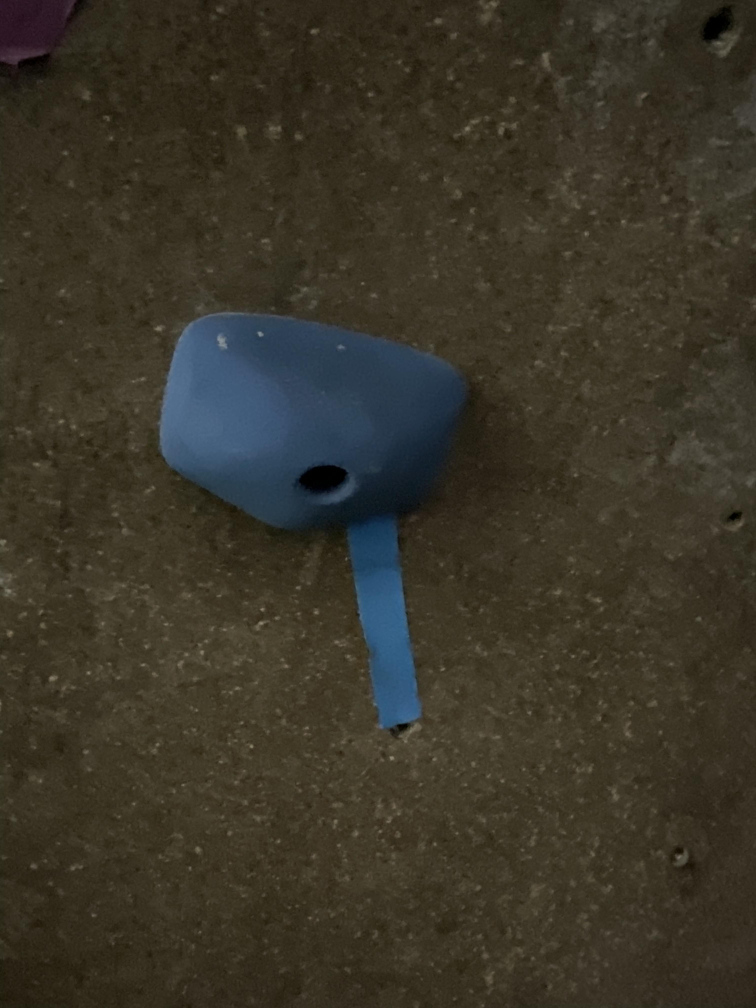
#> input picture Test Holds/IMG_0179.jpg, 3024 x 4032 px (shown at 1/4 size); its folder holds only this picture in this run
$ python contours.py
#> lines starting #> are read from the running program, lines starting #| are printed output that depends on the picture; after the words box and inside, x2 and y2 are one past the last pixel; in counts of white or black regions, pixels touching at a corner belong together
import cv2
import numpy as np
import matplotlib.pyplot as plt
import glob

# Function to detect holds and draw bounding boxes based on color
def detect_holds_by_color(image, color_ranges, min_contour_area=20000):
    output_image = image.copy()

    # Extract only the Hue channel
    hue_channel = image[:, :, 0]

    # Structuring element for morphology
    kernel = np.ones((5, 5), np.uint8)

    for color_name, ranges in color_ranges.items():
        if color_name in ['black', 'white']:
            # Use all channels since we can differientate with just Hue
            mask = cv2.inRange(image, np.array(ranges[0]), np.array(ranges[1]))
            lower = ranges[0]
        elif color_name == 'red':
            # Handle red's wrap-around
            lower1, upper1, lower2, upper2 = ranges
            mask1 = cv2.inRange(hue_channel, lower1[0], upper1[0])
            mask2 = cv2.inRange(hue_channel, lower2[0], upper2[0])
            mask = cv2.bitwise_or(mask1, mask2)
            lower = lower1
        else:
            # For other colors, use only Hue
            lower, upper = ranges
            mask = cv2.inRange(hue_channel, lower[0], upper[0])

        # DEBUG: Display each mask before morphology to ensure thresholding is correct
        plt.imshow(mask, cmap='gray')
        plt.title(f'Mask for {color_name}')
        plt.axis('off')
        plt.show()

        # Apply morphological operations to clean up the mask
        mask = cv2.morphologyEx(mask, cv2.MORPH_OPEN, kernel)  # Removes noise
        mask = cv2.morphologyEx(mask, cv2.MORPH_CLOSE, kernel) # Closes gaps

        # Find contours in the cleaned-up mask
        contours, _ = cv2.findContours(mask, cv2.RETR_EXTERNAL, cv2.CHAIN_APPROX_SIMPLE)

        # Loop through contours and draw bounding boxes
        for contour in contours:
            if cv2.contourArea(contour) > min_contour_area:  # Filter out small areas
                x, y, w, h = cv2.boundingRect(contour)

                # Convert HSV to RGB for bounding box color
                color_rgb = cv2.cvtColor(np.uint8([[lower]]), cv2.COLOR_HSV2RGB)[0][0]
                color_rgb = tuple(int(c) for c in color_rgb)  # Convert to tuple for OpenCV

                # Draw the bounding box with thicker lines
                cv2.rectangle(output_image, (x, y), (x + w, y + h), color_rgb, 15)

    return output_image

def main():
    # Define color ranges for HSV (Adjust these values as needed)
    color_ranges = {
        "red": ([0, 0, 0], [10, 255, 255], [160, 0, 0], [180, 255, 255]),   # Red has a wrap-around
        "orange": ([10, 0, 0], [25, 255, 255]),
        "yellow": ([20, 0, 0], [30, 255, 255]),
        "green": ([35, 0, 0], [85, 255, 255]),
        "cyan": ([85, 0, 0], [100, 255, 255]),
        "blue": ([100, 0, 0], [130, 255, 255]),
        "purple": ([130, 0, 0], [160, 255, 255]),
        "pink": ([160, 0, 0], [180, 255, 255]),
        "black": ([0, 0, 0], [180, 255, 50]),
        "white": ([0, 0, 200], [180, 20, 255])
    }

    # Get image file paths
    images = glob.glob('Rock-Climbing-Capstone-Project/Test Holds/*.jpg')

    for image_path in images:
        # Load image
        bgr_image = cv2.imread(image_path)
#> bgr_image is the input picture: shape (4032, 3024, 3); mean B, G, R 40.4, 52.9, 57.6

        # Convert image to HSV
        image_hsv = cv2.cvtColor(bgr_image, cv2.COLOR_BGR2HSV)
#> image_hsv: shape (4032, 3024, 3); mean H, S, V 28.7, 101.7, 61

        # Detect holds by color and get the output image with bounding boxes
        output = detect_holds_by_color(image_hsv, color_ranges)
#> in detect_holds_by_color, `hue_channel = image[:, :, 0]`:
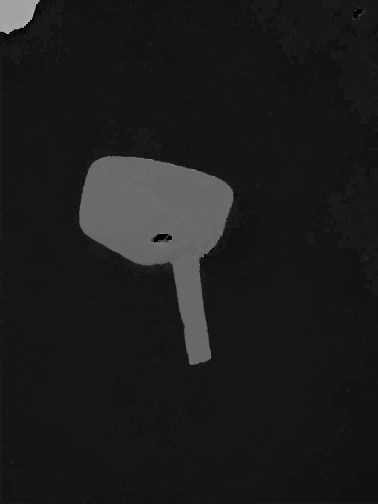
#> hue_channel: shape (4032, 3024) (shown at 1/8 size); min 0, max 178, mean 28.7
#> the loop in detect_holds_by_color, `for color_name, ranges in color_ranges.items():` made 10 passes
#> pass 1, in detect_holds_by_color, `mask1 = cv2.inRange(hue_channel, lower1[0], upper1[0])`:
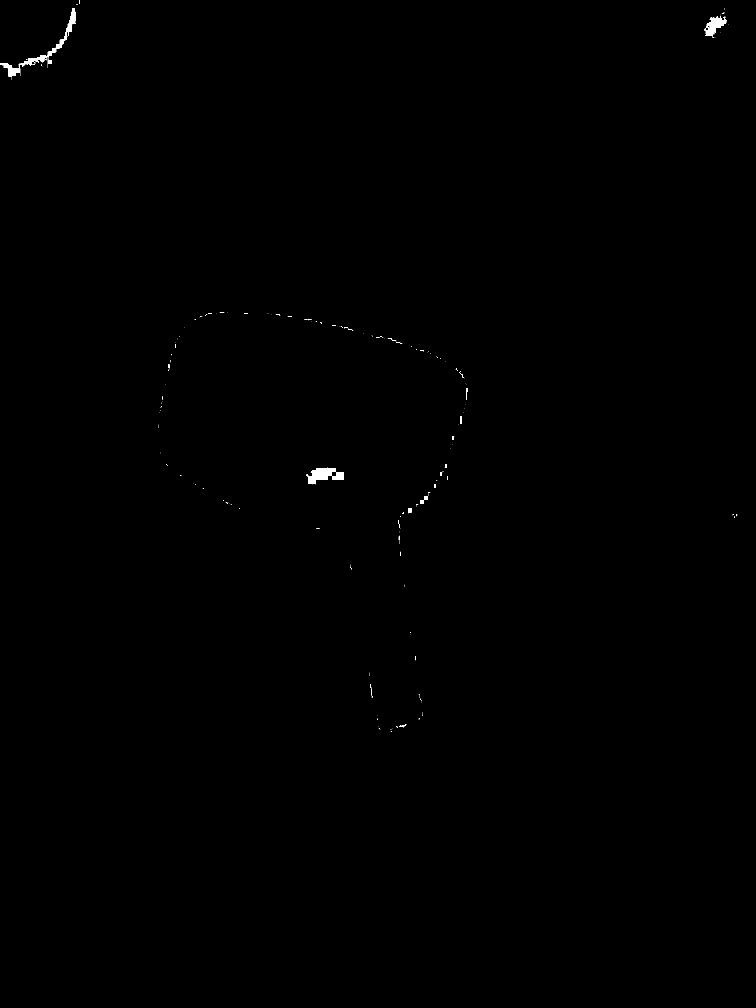
#> mask1: shape (4032, 3024) (shown at 1/4 size); 0.16% white; 306 white regions (269 under 20 px), largest, box (x1, y1, x2, y2) and area: (0, 33, 304, 305) 6671, (1228, 1870, 1376, 1937) 5687, (2819, 63, 2906, 146) 3322
#> pass 1, in detect_holds_by_color, `mask2 = cv2.inRange(hue_channel, lower2[0], upper2[0])`:
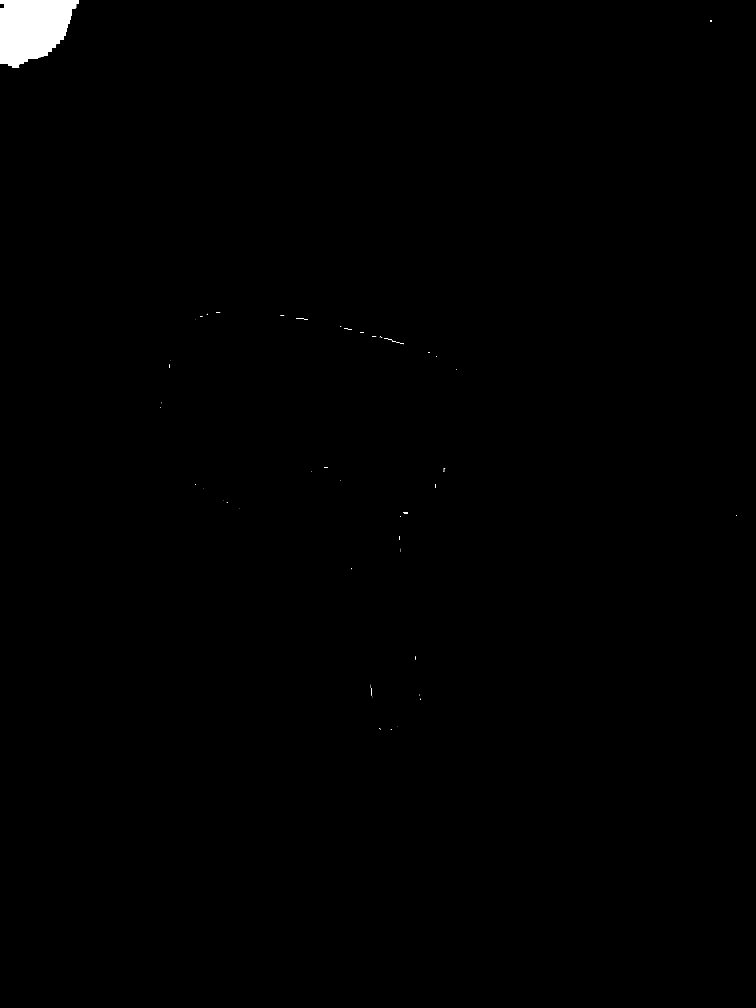
#> mask2: shape (4032, 3024) (shown at 1/4 size); 0.52% white; 66 white regions (51 under 20 px), largest, box (x1, y1, x2, y2) and area: (0, 0, 316, 272) 62758, (1537, 1352, 1584, 1366) 122, (1184, 1272, 1232, 1280) 110
#> pass 1, in detect_holds_by_color, `mask = cv2.bitwise_or(mask1, mask2)`:
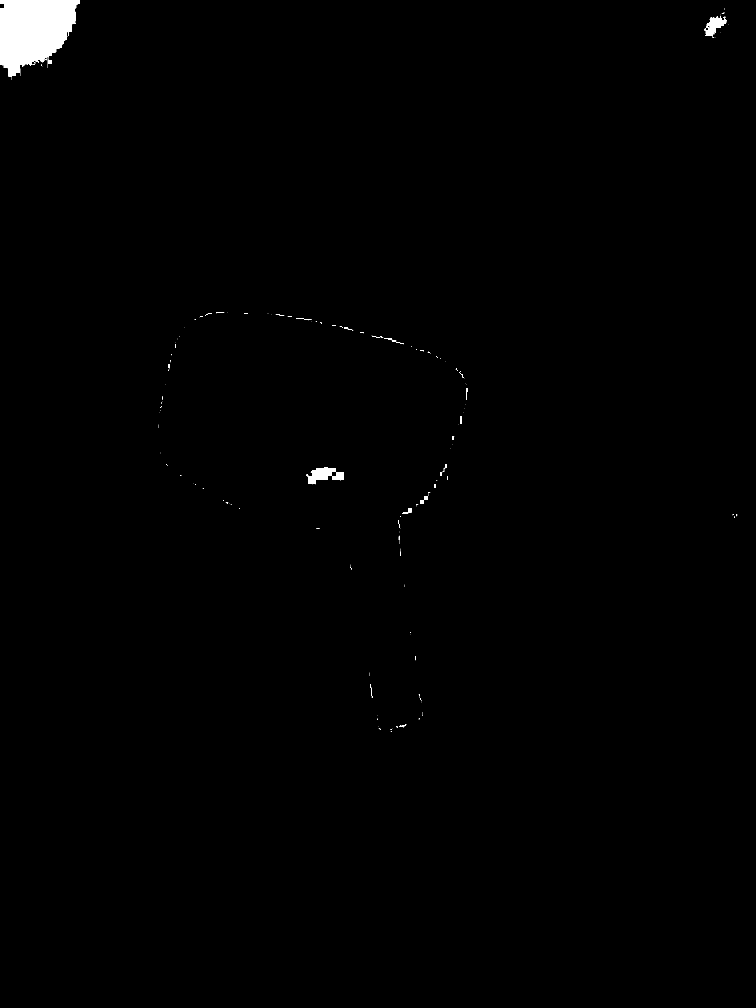
#> mask: shape (4032, 3024) (shown at 1/4 size); 0.68% white; 257 white regions (212 under 20 px), largest, box (x1, y1, x2, y2) and area: (0, 0, 320, 305) 69498, (1228, 1870, 1376, 1937) 5720, (2819, 63, 2906, 146) 3346
#> pass 1, in detect_holds_by_color, `mask = cv2.morphologyEx(mask, cv2.MORPH_OPEN, kernel)`:
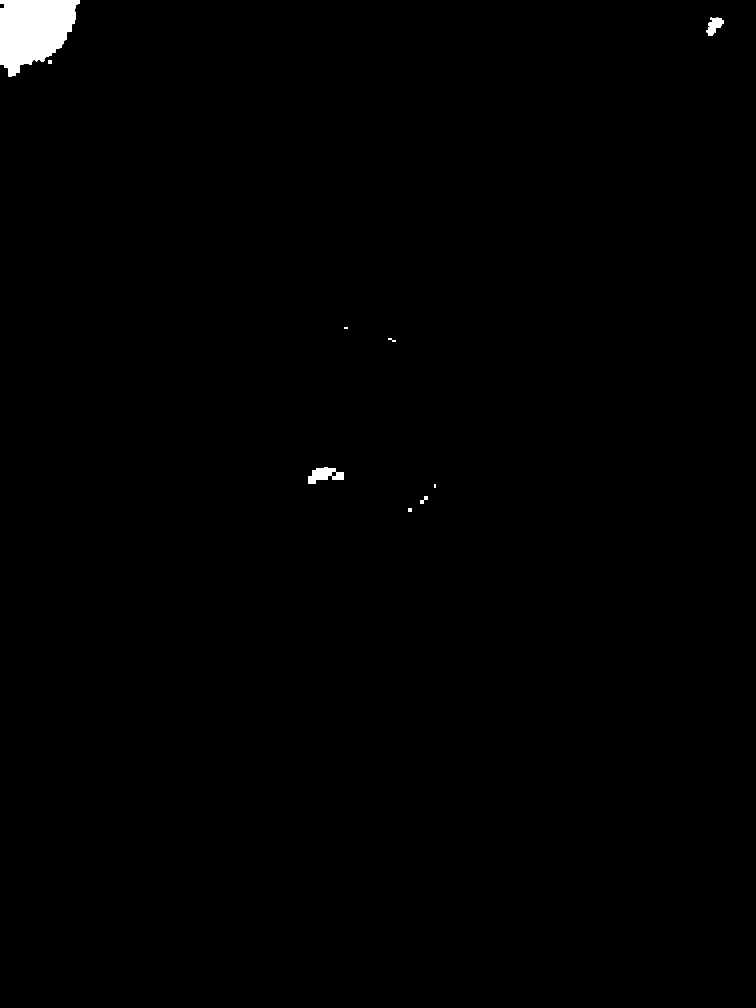
#> mask: shape (4032, 3024) (shown at 1/4 size); 0.65% white; 11 white regions, largest, box (x1, y1, x2, y2) and area: (0, 0, 319, 305) 69263, (1232, 1870, 1376, 1936) 5681, (2824, 71, 2896, 144) 2976
#> pass 2, in detect_holds_by_color, `plt.show()`:
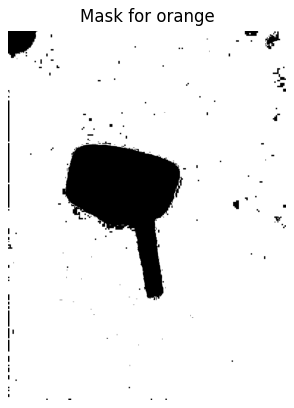
#> figure drawn by matplotlib, 1 panel

        # Display the original image and final image with bounding boxes
        plt.figure(figsize=(10, 5))

        # Original image
        plt.subplot(1, 2, 1)
        plt.imshow(cv2.cvtColor(bgr_image, cv2.COLOR_BGR2RGB))
        plt.title('Original Image')
        plt.axis('off')

        # Final image with bounding box
        plt.subplot(1, 2, 2)
        plt.imshow(cv2.cvtColor(output, cv2.COLOR_HSV2RGB))
        plt.title('Bounding Boxes on Detected Holds')
        plt.axis('off')

        plt.show()
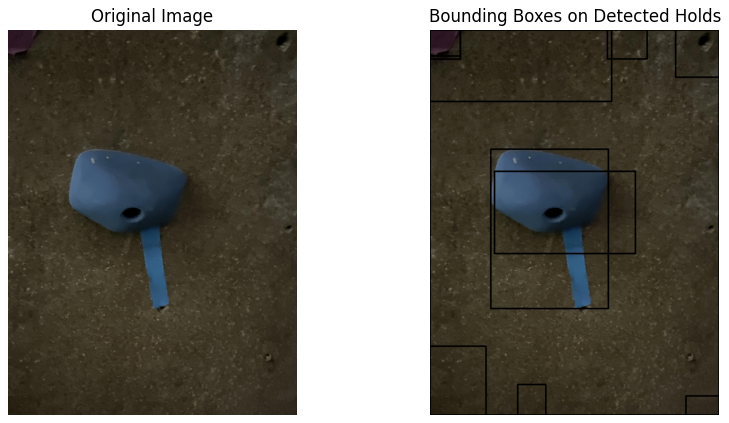
#> figure drawn by matplotlib, 2 panels

if __name__ == "__main__":
    main()

$ run again, on Test Holds/IMG_0196.jpg
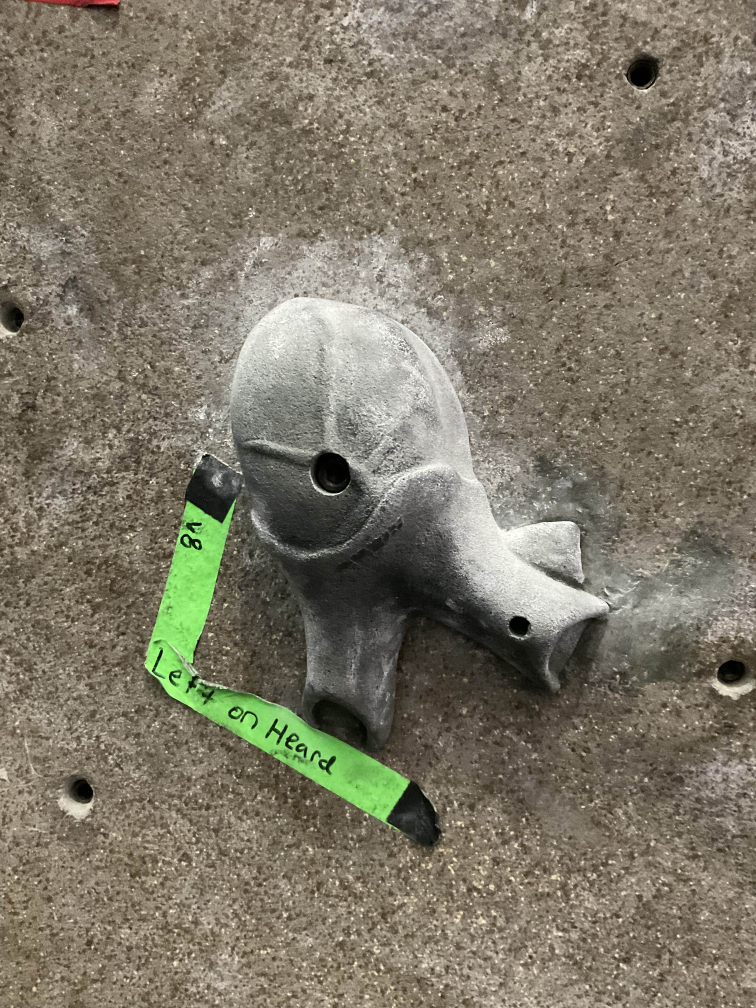
#> input picture Test Holds/IMG_0196.jpg, 3024 x 4032 px (shown at 1/4 size)
#> in main, bgr_image is the input picture: shape (4032, 3024, 3); mean B, G, R 104.1, 120.6, 126.8
#> image_hsv: shape (4032, 3024, 3); mean H, S, V 21.8, 51.4, 128.9
#> the loop in detect_holds_by_color, `for color_name, ranges in color_ranges.items():` made 10 passes
#> contours on pass 7: [[[2913, 2646], [2913, 2650], [2926, 2650], [2926, 2646]]]
#> pass 1, in detect_holds_by_color, `mask1 = cv2.inRange(hue_channel, lower1[0], upper1[0])`:
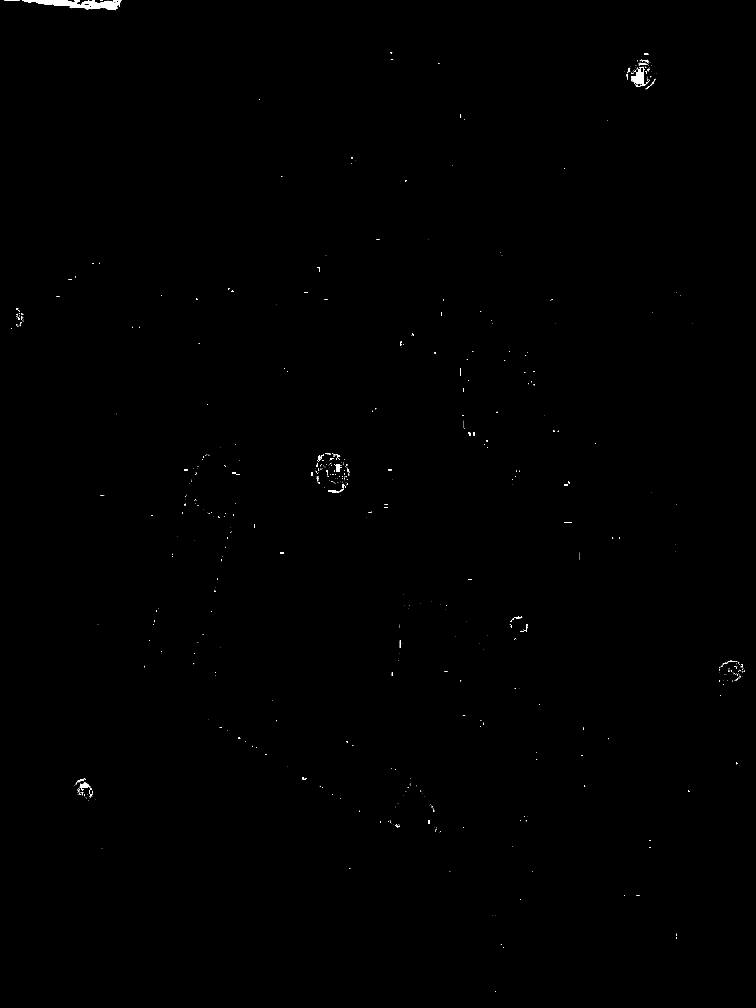
#> mask1: shape (4032, 3024) (shown at 1/4 size); 0.15% white; 759 white regions (664 under 20 px), largest, box (x1, y1, x2, y2) and area: (88, 0, 485, 40) 7073, (2525, 267, 2583, 345) 2128, (321, 3130, 354, 3164) 561
#> in main, `plt.show()`:
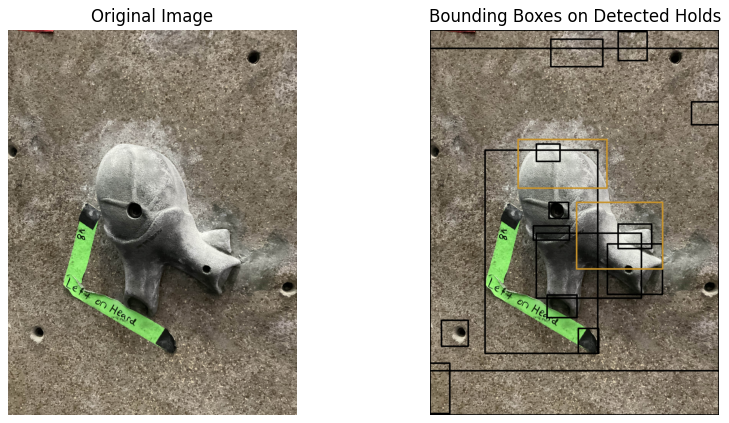
#> figure drawn by matplotlib, 2 panels

$ run again, on Test Holds/IMG_0201.jpg
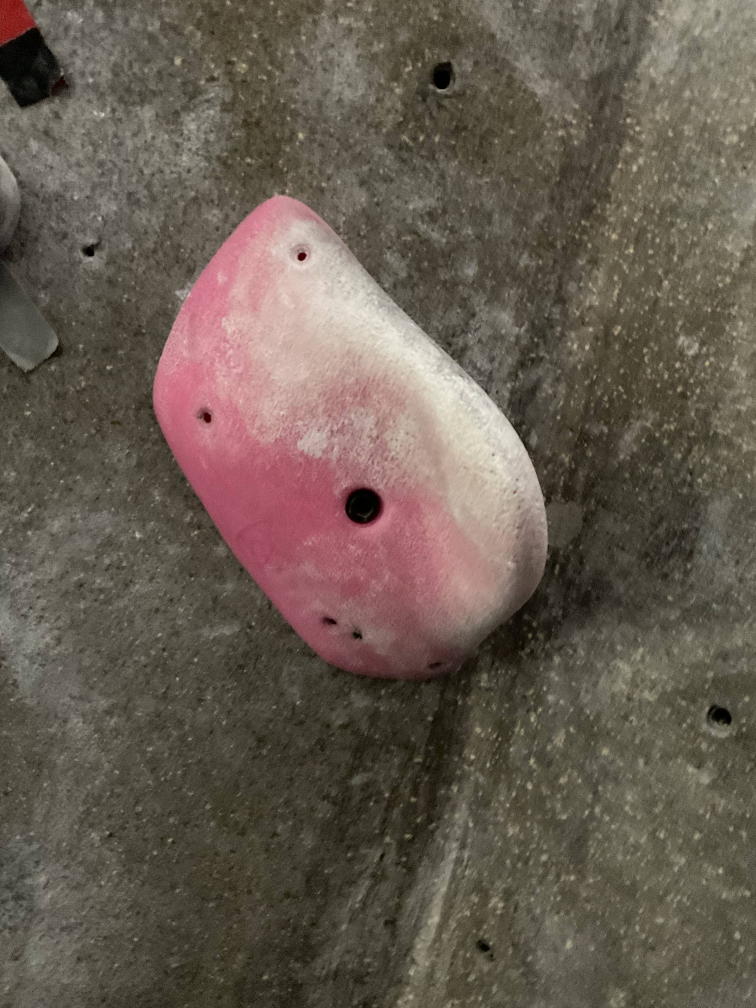
#> input picture Test Holds/IMG_0201.jpg, 3024 x 4032 px (shown at 1/4 size)
#> in main, bgr_image is the input picture: shape (4032, 3024, 3); mean B, G, R 80.6, 91.7, 102.8
#> image_hsv: shape (4032, 3024, 3); mean H, S, V 32.1, 59.2, 102.8
#> the loop in detect_holds_by_color, `for color_name, ranges in color_ranges.items():` made 10 passes
#> contours on pass 6: [[[1754, 336], [1754, 341], [1759, 341], [1759, 336]]]
#> pass 1, in detect_holds_by_color, `mask1 = cv2.inRange(hue_channel, lower1[0], upper1[0])`:
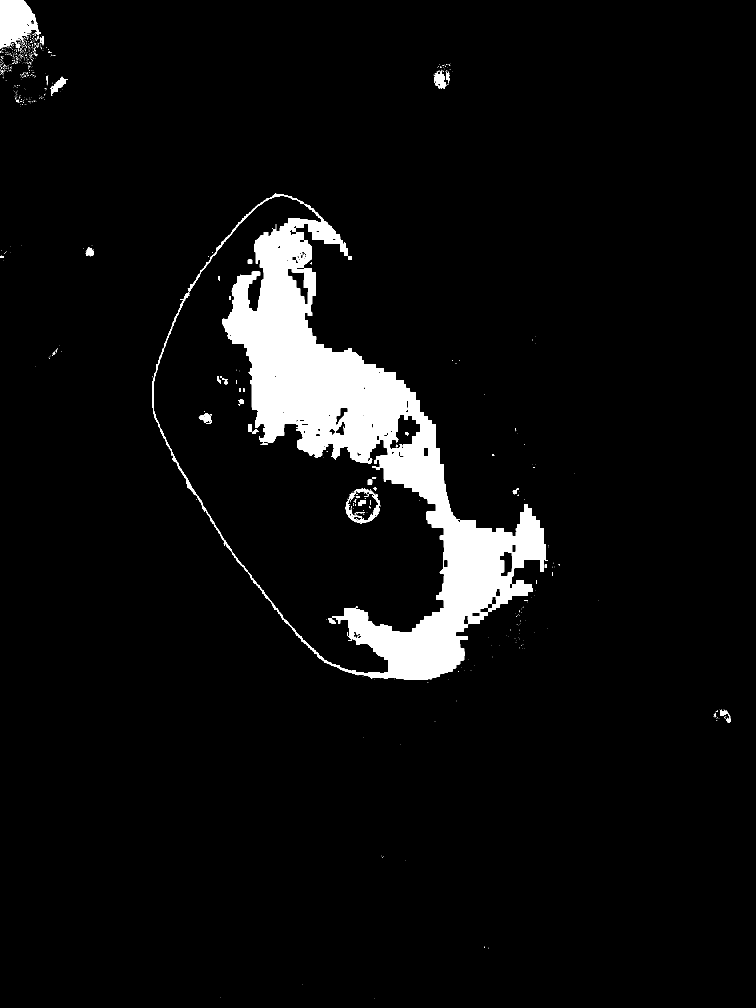
#> mask1: shape (4032, 3024) (shown at 1/4 size); 5.5% white; 940 white regions (875 under 20 px), largest, box (x1, y1, x2, y2) and area: (608, 774, 2191, 2720) 635005, (0, 0, 164, 193) 20531, (1382, 1956, 1520, 2092) 3814
#> in main, `plt.show()`:
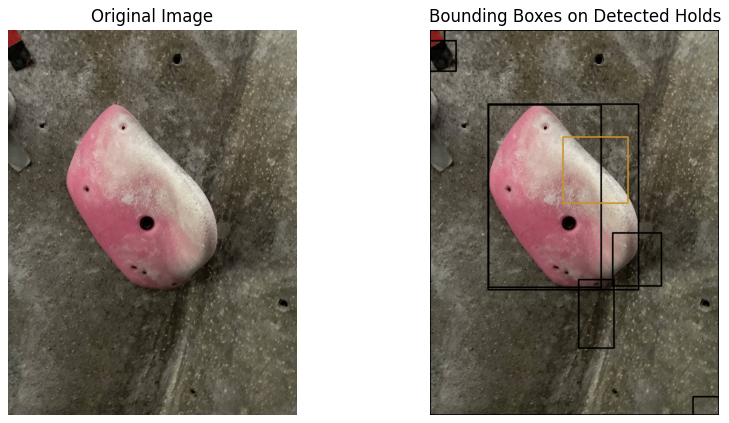
#> figure drawn by matplotlib, 2 panels
